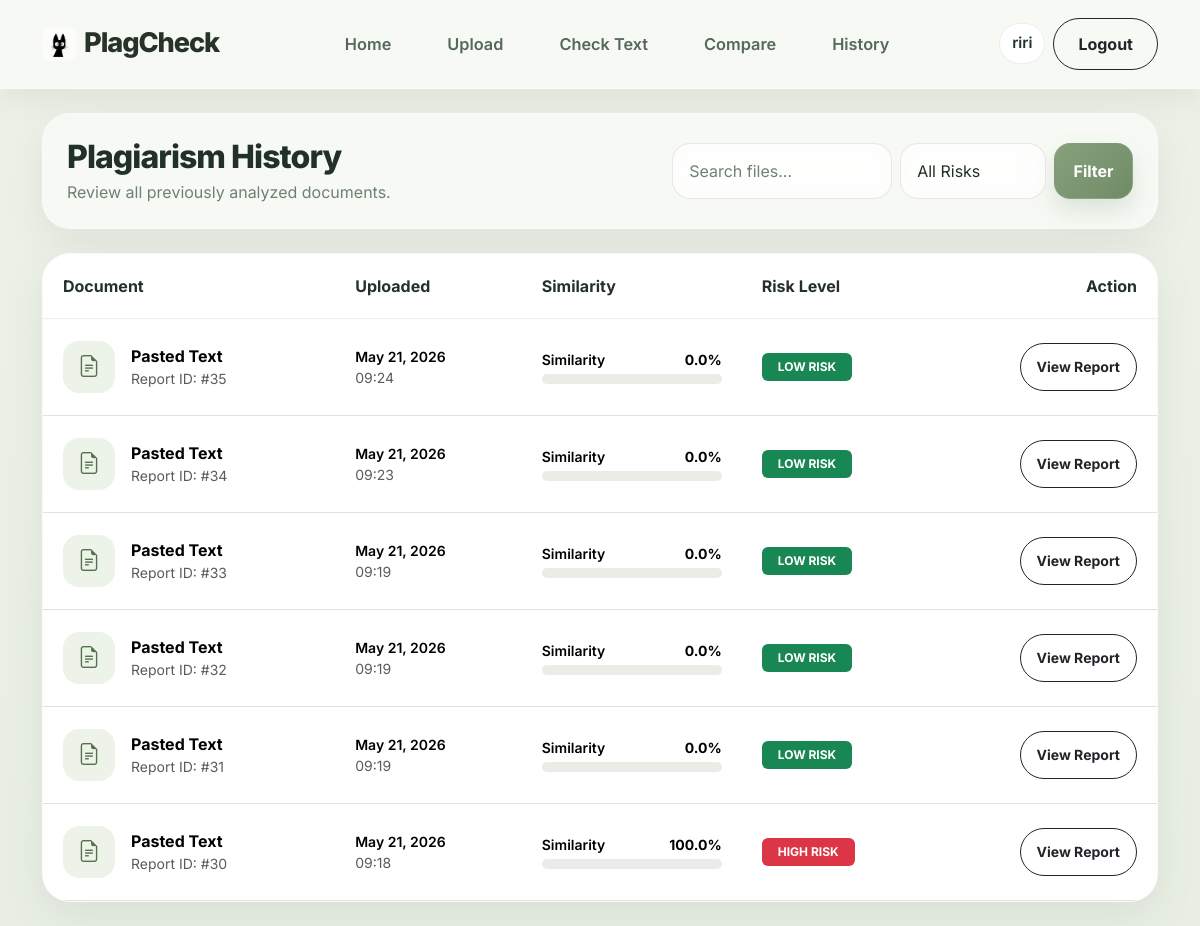
/history/ (signed in), run on the app's committed database.
### plagiarismchecker/models.py (models this page shows, shortened)
class StoredDocument(models.Model):
    RISK_CHOICES = [
        ('low', 'Low'),
        ('medium', 'Medium'),
        ('high', 'High'),
    ]
    plagiarism_score = models.FloatField(default=0)
    user = models.ForeignKey(
        User,
        on_delete=models.CASCADE
    )
    filename = models.CharField(
        max_length=255
    )
    content = models.TextField()
    overall_similarity_score = models.FloatField(
        default=0
    )
    risk_level = models.CharField(
        max_length=10,
        choices=RISK_CHOICES,
        default='low'
    )
    created_at = models.DateTimeField(
        auto_now_add=True
    )

### plagiarismchecker/views.py (the view)
# urls.py: path('history/', views.history, name='history'),
@login_required
def history(request):
    reports = StoredDocument.objects.filter(
        user=request.user
    ).order_by('-id')
    q = request.GET.get('q', '')
    risk = request.GET.get('risk', '')
    if q:
        reports = reports.filter(
            filename__icontains=q
        )
    if risk:
        reports = reports.filter(
            risk_level=risk
        )
    return render(request, 'pc/history.html', {
        'reports': reports,
        'q': q,
        'risk': risk
    })

### plagiarismchecker/templates/pc/history.html (shortened to what this page needs)
{% extends "base.html" %}
{% block content %}
<div class="container py-4">
    <div class="glass-card p-4 mb-4">
        <div class="d-flex justify-content-between align-items-center flex-wrap gap-3">
            <div>
                <h1 class="section-title mb-1">
                    Plagiarism History
                </h1>
                <p class="section-subtitle mb-0">
                    Review all previously analyzed documents.
                </p>
            </div>
            <div class="d-flex gap-2">
                <form method="get" class="d-flex gap-2">
                    <input
                        type="text"
                        name="q"
                        value="{{ q }}"
                        placeholder="Search files..."
                        class="form-control search-input"
                    >
                    <select
                        name="risk"
                        class="form-select"
                    >
                        <option value="">
                            All Risks
                        </option>
                    </select>
                    <button
                        class="btn btn-primary"
                    >
                        Filter
                    </button>
                </form>
            </div>
        </div>
    </div>
    <div class="glass-card p-0 overflow-hidden">
        <div class="table-responsive">
            <table class="table align-middle mb-0 custom-history-table">
                <thead>
                    <tr>
                        <th>
                            Document
                        </th>
                        <th>
                            Uploaded
                        </th>
                        <th>
                            Similarity
                        </th>
                        <th>
                            Risk Level
                        </th>
                        <th class="text-end">
                            Action
                        </th>
                    </tr>
                </thead>
                <tbody>
                    {% for report in reports %}
                    <tr>
                        <td>
                            <div class="d-flex align-items-center gap-3">
                                <div class="file-icon">
                                    <i class="bi bi-file-earmark-text"></i>
                                </div>
                                <div>
                                    <div class="fw-bold file-name">
                                        {{ report.filename }}
                                    </div>
                                    <div class="small text-muted">
                                        Report ID:
                                        #{{ report.id }}
                                    </div>
                                </div>
                            </div>
                        </td>
                        <td>
                            <div class="small fw-semibold">
                                {{ report.created_at|date:"M d, Y" }}
                            </div>
                            <div class="small text-muted">
                                {{ report.created_at|time:"H:i" }}
                            </div>
                        </td>
                        <td style="width: 220px;">
                            <div class="d-flex justify-content-between mb-1">
                                <span class="small fw-semibold">
                                    Similarity
                                </span>
                                <span class="small fw-bold">
                                    {{ report.overall_similarity_score }}%
                                </span>
                            </div>
                            <div class="progress modern-progress">
                            </div>
                        </td>
                        <td>
                            {% if report.risk_level == 'high' %}
                            <span class="badge bg-danger px-3 py-2">
                                HIGH RISK
                            </span>
                            {% elif report.risk_level == 'medium' %}
                            <span class="badge bg-warning text-dark px-3 py-2">
                                MEDIUM
                            </span>
                            {% else %}
                            <span class="badge bg-success px-3 py-2">
                                LOW RISK
                            </span>
                            {% endif %}
                        </td>
                        <td class="text-end">
                            <a
                                href="{% url 'report_detail' report.id %}"
                                class="btn btn-sm btn-outline-dark rounded-pill px-3"
                            >
                                View Report
                            </a>
                        </td>
                    </tr>
                    {% endfor %}
                </tbody>
            </table>
        </div>
    </div>
</div>
{% endblock %}

### plagiarismchecker/templates/base.html (shortened to what this page needs)
{% load static %}
<!DOCTYPE html>
<html lang="en">
<head>
    {% load static %}
    <link rel="stylesheet" href="https://cdn.jsdelivr.net/npm/bootstrap@5.3.3/dist/css/bootstrap.min.css">
    <link rel="stylesheet" href="https://cdn.jsdelivr.net/npm/bootstrap-icons@1.11.3/font/bootstrap-icons.css">
    <link rel="stylesheet" href="{% static 'pc/app.css' %}">
</head>
<body class="app-body">
    <nav class="navbar navbar-expand-lg glass-nav sticky-top">
        <div class="container d-flex align-items-center justify-content-between">
            <a class="navbar-brand d-flex align-items-center gap-2" href="{% url 'landing' %}">
                <img src="{% static 'pc/logo.png' %}" alt="logo" class="logo-img">
                <span class="brand-text">PlagCheck</span>
            </a>
            <div class="d-none d-lg-flex gap-4 align-items-center">
                <a class="nav-link nav-glow" href="{% url 'landing' %}">Home</a>
                <a class="nav-link nav-glow" href="{% url 'filetest' %}">Upload</a>
                <a class="nav-link nav-glow" href="{% url 'test' %}">Check Text</a>
                <a class="nav-link nav-glow" href="{% url 'fileCompare' %}">Compare</a>
                <a class="nav-link" href="{% url 'history' %}">History</a>
            </div>
            <div class="d-flex align-items-center gap-2">
                {% if user.is_authenticated %}
                    <span class="user-pill">{{ user.username }}</span>
                    <a href="{% url 'logout' %}" class="btn btn-outline-dark rounded-pill px-4">Logout</a>
                {% else %}
                    <a href="{% url 'login' %}" class="btn btn-outline-dark rounded-pill px-4">Login</a>
                    <a href="{% url 'register' %}" class="btn btn-dark rounded-pill px-4">Register</a>
                {% endif %}
            </div>
        </div>
    </nav>
    <main>
        {% block content %}{% endblock %}
    </main>
</body>
</html>

### plagiarismchecker/static/pc/app.css (style rules this page uses)
:root { --bg-main: #f2f6ef; --bg-alt: #e7efe0; --panel: rgba(255, 255, 255, 0.56); --panel-strong: rgba(255, 255, 255, 0.72); --line: rgba(79, 104, 83, 0.08); --text-main: #223127; --text-soft: #55685a; --text-muted: #6f8172; --accent: #88a17d; --accent-2: #6f8b65; --accent-3: #a8b99f; --shadow-soft: 0 14px 38px rgba(88, 110, 88, 0.10); --shadow-strong: 0 24px 60px rgba(88, 110, 88, 0.14); --radius-lg: 28px; --radius-md: 20px; }
* { box-sizing: border-box; }
html, body { margin: 0; padding: 0; overflow-x: hidden; }
body.app-body { min-height: 100vh; color: var(--text-main); font-family: 'Inter', ui-sans-serif, system-ui, -apple-system, BlinkMacSystemFont, 'Segoe UI', sans-serif; background: radial-gradient(circle at 15% 18%, rgba(168, 185, 159, 0.25), transparent 20%), radial-gradient(circle at 82% 14%, rgba(136, 161, 125, 0.18), transparent 18%), linear-gradient(180deg, var(--bg-main) 0%, var(--bg-alt) 100%); }
a { text-decoration: none; }
.main-content, .navbar, .container { position: relative; z-index: 1; }
.glass-nav { background: rgba(255, 255, 255, 0.52) !important; backdrop-filter: blur(20px); -webkit-backdrop-filter: blur(20px); border-bottom: 1px solid rgba(255,255,255,0.40); box-shadow: 0 10px 30px rgba(88, 110, 88, 0.10); padding: 1rem 0; }
.brand-icon, .brand-text { color: var(--text-main); }
.brand-text { font-size: 1.8rem; font-weight: 800; letter-spacing: -0.03em; }
.navbar .nav-link { color: var(--text-soft) !important; font-weight: 600; font-size: 1.02rem; padding: .7rem 1rem !important; border-radius: 14px; transition: all .25s ease; }
.user-pill { display: inline-flex; align-items: center; padding: .8rem 1rem; border-radius: 16px; color: var(--text-main); background: rgba(255,255,255,0.45); border: 1px solid rgba(34,49,39,0.08); font-weight: 600; font-size: .95rem; backdrop-filter: blur(14px); }
.btn { border-radius: 16px; padding: .8rem 1.15rem; font-weight: 700; transition: transform .22s ease, box-shadow .22s ease, background .22s ease; }
.btn-primary { background: linear-gradient(135deg, var(--accent), var(--accent-2)) !important; border: 1px solid rgba(255,255,255,0.08) !important; box-shadow: 0 12px 24px rgba(111, 139, 101, 0.20); }
.glass-card, .metric-card, .feature-card, .auth-shell .glass-card { background: var(--panel); border: 1px solid rgba(255,255,255,0.40); border-radius: var(--radius-lg); backdrop-filter: blur(16px); -webkit-backdrop-filter: blur(16px); box-shadow: var(--shadow-soft); color: var(--text-main); }
.section-title { font-size: 2rem; font-weight: 800; letter-spacing: -0.03em; }
.section-subtitle, .text-muted-2, small, .form-help { color: var(--text-muted) !important; }
.table-responsive { overflow-x: auto; }
.form-control, .form-select, textarea, input[type="file"] { background: rgba(255,255,255,0.55) !important; border: 1px solid rgba(34,49,39,0.10) !important; color: var(--text-main) !important; border-radius: 18px !important; backdrop-filter: blur(12px); padding: .95rem 1rem; }
.form-control::placeholder, textarea::placeholder { color: var(--text-muted) !important; }
.progress { background: rgba(255,255,255,0.40); border-radius: 999px; overflow: hidden; height: 10px; }
.logo-img { width: 38px; height: 38px; object-fit: contain; border-radius: 10px; background: rgba(255,255,255,0.6); padding: 4px; }
.logo-img { transition: transform 0.3s ease; }
.logo-img { width: 34px; height: 34px; object-fit: cover; border-radius: 8px; }
.user-pill { padding: 6px 12px; border-radius: 20px; background: rgba(255,255,255,0.3); }
.custom-history-table thead { background: #f4f6f1; }
.custom-history-table th { font-weight: 700; padding: 20px; border: none; color: #243126; }
.custom-history-table td { padding: 22px 20px; vertical-align: middle; border-top: 1px solid #edf0ea; }
.file-icon { width: 52px; height: 52px; border-radius: 16px; background: #edf3e8; display: flex; align-items: center; justify-content: center; font-size: 22px; color: #54724d; }
.file-name { font-size: 16px; }
.modern-progress { height: 10px; border-radius: 30px; background: #e9ece7; overflow: hidden; }
.search-input { min-width: 220px; }

### data on the page
StoredDocument: filename "Pasted Text", id "35", created_at "May 21, 2026", created_at "09:24", overall_similarity_score "0.0", risk_level "LOW RISK"
StoredDocument: filename "Pasted Text", id "34", created_at "May 21, 2026", created_at "09:23", overall_similarity_score "0.0", risk_level "LOW RISK"
StoredDocument: filename "Pasted Text", id "33", created_at "May 21, 2026", created_at "09:19", overall_similarity_score "0.0", risk_level "LOW RISK"
StoredDocument: filename "Pasted Text", id "32", created_at "May 21, 2026", created_at "09:19", overall_similarity_score "0.0", risk_level "LOW RISK"
StoredDocument: filename "Pasted Text", id "31", created_at "May 21, 2026", created_at "09:19", overall_similarity_score "0.0", risk_level "LOW RISK"
StoredDocument: filename "Pasted Text", id "30", created_at "May 21, 2026", created_at "09:18", overall_similarity_score "100.0", risk_level "HIGH RISK"

### other printed values
{{ user.username }} "riri"
